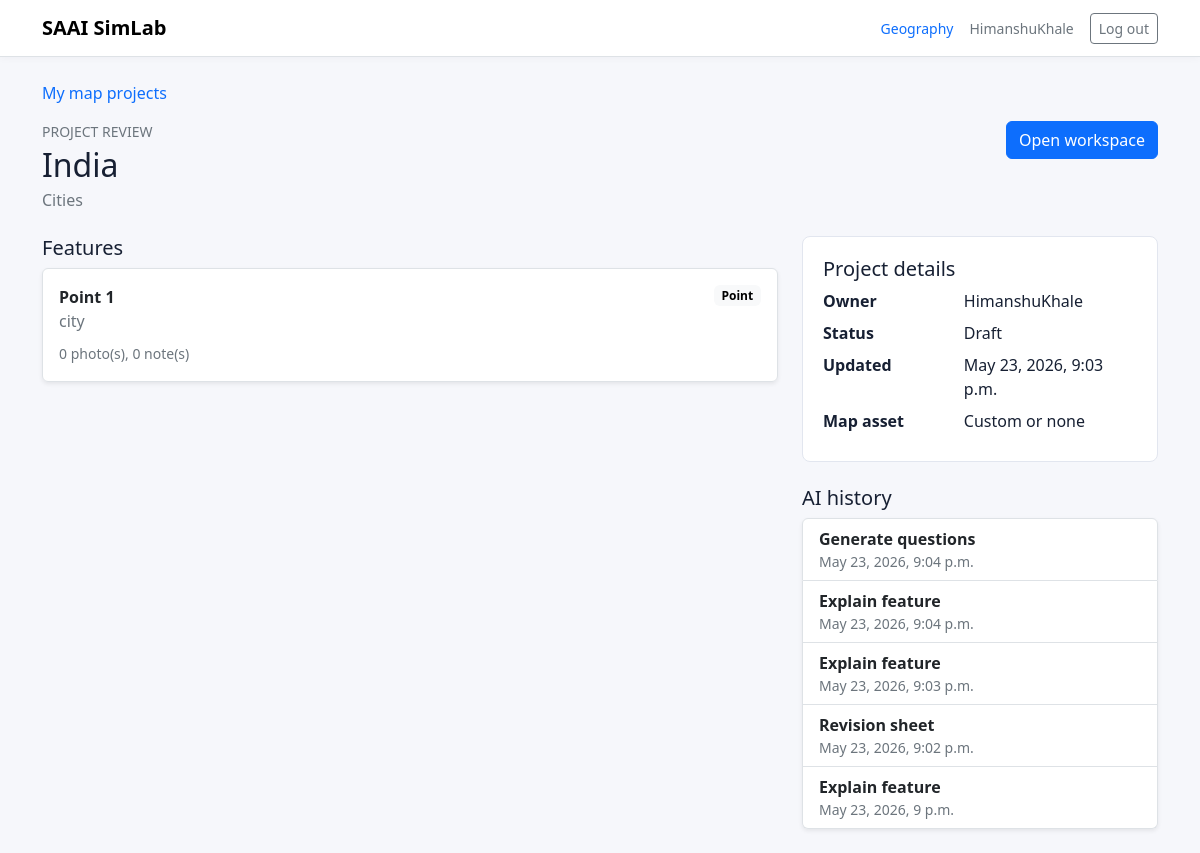
Before: /geography/projects/1/ (signed in) with the older database file.
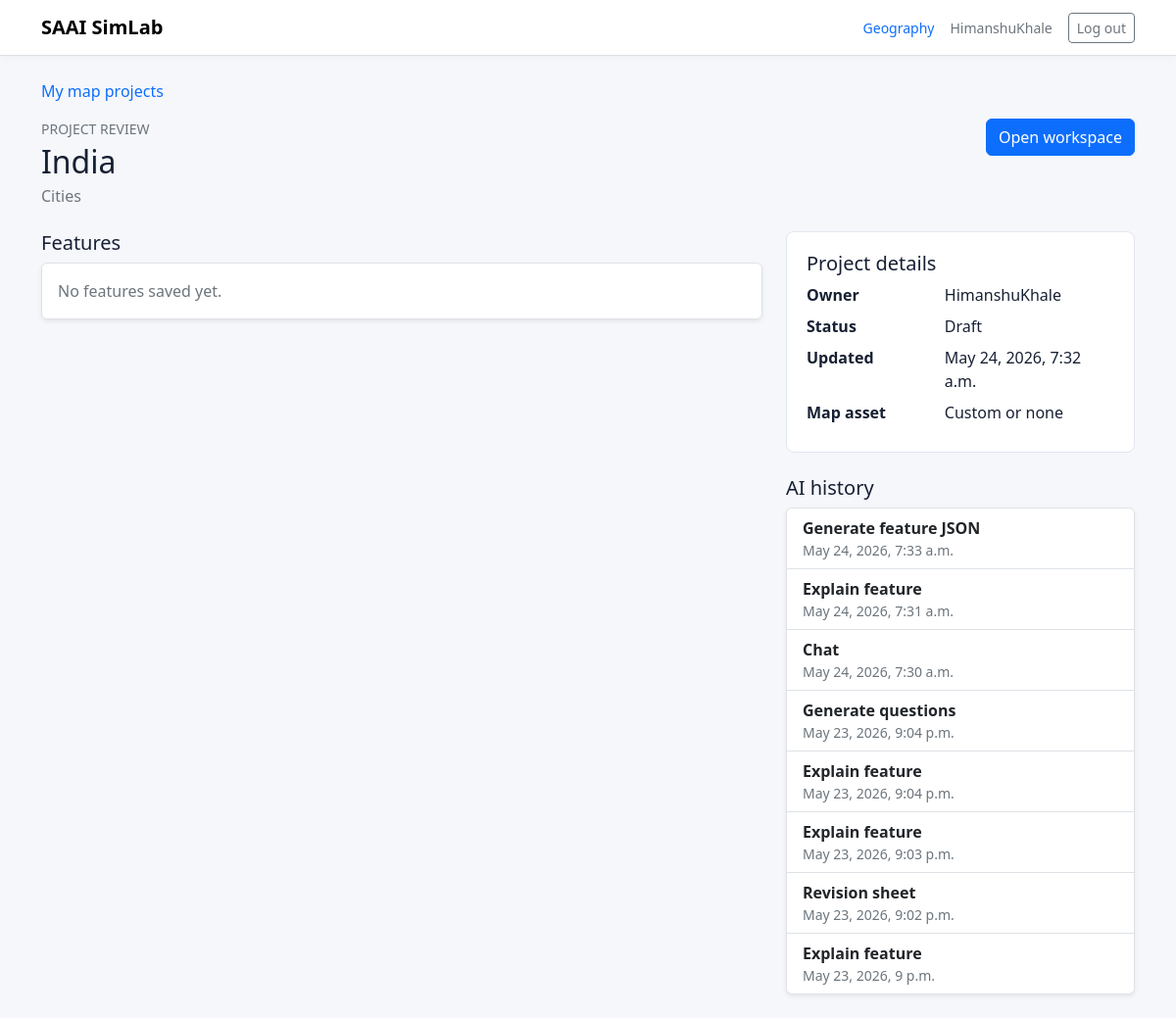
After: the same page with the newer database file.
### geography/models.py (models this page shows, shortened)
class MapProject(models.Model):
    class Status(models.TextChoices):
        DRAFT = 'draft', 'Draft'
        IN_REVIEW = 'in_review', 'In review'
        COMPLETED = 'completed', 'Completed'
        ARCHIVED = 'archived', 'Archived'
    owner = models.ForeignKey(
        settings.AUTH_USER_MODEL,
        on_delete=models.CASCADE,
        related_name='geography_map_projects',
    )
    title = models.CharField(max_length=180)
    description = models.TextField(blank=True)
    map_asset = models.ForeignKey(
        MapAsset,
        on_delete=models.SET_NULL,
        related_name='projects',
        blank=True,
        null=True,
    )
    custom_map_image = models.ImageField(upload_to='geography/project_maps/', blank=True)
    scenario = models.ForeignKey(
        Scenario,
        on_delete=models.SET_NULL,
        related_name='map_projects',
        blank=True,
        null=True,
    )
    task = models.ForeignKey(
        'GeographyTask',
        on_delete=models.SET_NULL,
        related_name='map_projects',
        blank=True,
        null=True,
    )
    session = models.ForeignKey(
        SimulationSession,
        on_delete=models.SET_NULL,
        related_name='map_projects',
        blank=True,
        null=True,
    )
    project_json = models.JSONField(default=dict, blank=True)
    calibration_json = models.JSONField(default=dict, blank=True)
    tags = models.JSONField(default=list, blank=True)
    status = models.CharField(max_length=20, choices=Status.choices, default=Status.DRAFT)
    created_at = models.DateTimeField(auto_now_add=True)
    updated_at = models.DateTimeField(auto_now=True)
    class Meta:
        ordering = ['-updated_at']

class MapFeature(models.Model):
    class FeatureType(models.TextChoices):
        POINT = 'point', 'Point'
        LINE = 'line', 'Line'
        POLYGON = 'polygon', 'Polygon'
        LABEL = 'label', 'Label'
        MEASURE = 'measure', 'Measure'
    project = models.ForeignKey(MapProject, on_delete=models.CASCADE, related_name='features')
    name = models.CharField(max_length=180)
    feature_type = models.CharField(
        max_length=30,
        choices=FeatureType.choices,
        default=FeatureType.POINT,
    )
    category = models.CharField(max_length=80, blank=True)
    icse_force = models.CharField(max_length=80, blank=True)
    geometry = models.JSONField(default=dict, blank=True)
    style = models.JSONField(default=dict, blank=True)
    properties = models.JSONField(default=dict, blank=True)
    importance_notes = models.TextField(blank=True)
    exam_notes = models.TextField(blank=True)
    social_studies_notes = models.TextField(blank=True)
    tags = models.JSONField(default=list, blank=True)
    order = models.PositiveIntegerField(default=0)
    created_at = models.DateTimeField(auto_now_add=True)
    updated_at = models.DateTimeField(auto_now=True)
    class Meta:
        ordering = ['order', 'name']

class GeographyAIInteraction(models.Model):
    class Action(models.TextChoices):
        EXPLAIN_FEATURE = 'explain_feature', 'Explain feature'
        GENERATE_QUESTIONS = 'generate_questions', 'Generate questions'
        GENERATE_FEATURE_JSON = 'generate_feature_json', 'Generate feature JSON'
        CHAT = 'chat', 'Chat'
        STUDY_NOTES = 'study_notes', 'Study notes'
        PUBLIC_CONTEXT = 'public_context', 'Public context'
        CHECK_PROJECT = 'check_project', 'Check project'
        REVISION_SHEET = 'revision_sheet', 'Revision sheet'
    project = models.ForeignKey(MapProject, on_delete=models.CASCADE, related_name='ai_interactions')
    feature = models.ForeignKey(
        MapFeature,
        on_delete=models.SET_NULL,
        related_name='ai_interactions',
        blank=True,
        null=True,
    )
    user = models.ForeignKey(
        settings.AUTH_USER_MODEL,
        on_delete=models.CASCADE,
        related_name='geography_ai_interactions',
    )
    action = models.CharField(max_length=40, choices=Action.choices)
    input_json = models.JSONField(default=dict, blank=True)
    response_json = models.JSONField(default=dict, blank=True)
    questions_json = models.JSONField(default=list, blank=True)
    created_at = models.DateTimeField(auto_now_add=True)
    class Meta:
        ordering = ['-created_at']

### geography/views.py (the view)
# urls.py: path('projects/<int:project_id>/', views.project_detail, name='project_detail'),
@login_required
def project_detail(request, project_id):
    project = _review_project(request, project_id)
    features = project.features.prefetch_related('photos', 'notes')
    interactions = project.ai_interactions.select_related('feature', 'user')[:20]
    return render(
        request,
        'geography/map_project_detail.html',
        {
            'project': project,
            'features': features,
            'interactions': interactions,
        },
    )

### geography/views.py (called while the page is built)
def _review_project(request, project_id):
    project = get_object_or_404(MapProject, pk=project_id)
    if project.owner != request.user and not request.user.is_staff:
        raise PermissionDenied
    return project

### templates/geography/map_project_detail.html (shortened to what this page needs)
{% extends "base.html" %}
{% block content %}
  <nav class="mb-3">
    <a href="{% url 'geography:project_list' %}" class="text-decoration-none">My map projects</a>
  </nav>
  <div class="d-flex flex-wrap justify-content-between gap-3 mb-4">
    <div>
      <p class="text-uppercase text-secondary small mb-1">Project review</p>
      <h1 class="h2 mb-1">{{ project.title }}</h1>
      <p class="text-secondary mb-0">{{ project.description|default:"No description yet." }}</p>
    </div>
    {% if project.owner == user %}
      <a class="btn btn-primary align-self-start" href="{% url 'geography:workspace' project.id %}">Open workspace</a>
    {% endif %}
  </div>
  <div class="row g-4">
    <section class="col-lg-8">
      <h2 class="h5">Features</h2>
      <div class="list-group shadow-sm">
        {% for feature in features %}
          <div class="list-group-item p-3">
            <div class="d-flex justify-content-between gap-3">
              <div>
                <strong>{{ feature.name }}</strong>
                <p class="text-secondary mb-2">{{ feature.category|default:feature.get_feature_type_display }}</p>
              </div>
              <span class="badge text-bg-light align-self-start">{{ feature.get_feature_type_display }}</span>
            </div>
            <small class="text-secondary">{{ feature.photos.count }} photo(s), {{ feature.notes.count }} note(s)</small>
          </div>
        {% empty %}
          <div class="list-group-item p-3 text-secondary">No features saved yet.</div>
        {% endfor %}
      </div>
    </section>
    <aside class="col-lg-4">
      <div class="side-panel mb-4">
        <h2 class="h5">Project details</h2>
        <dl class="row mb-0">
          <dt class="col-5">Owner</dt>
          <dd class="col-7">{{ project.owner }}</dd>
          <dt class="col-5">Status</dt>
          <dd class="col-7">{{ project.get_status_display }}</dd>
          <dt class="col-5">Updated</dt>
          <dd class="col-7">{{ project.updated_at }}</dd>
          <dt class="col-5">Map asset</dt>
          <dd class="col-7">{{ project.map_asset|default:"Custom or none" }}</dd>
        </dl>
      </div>
      <h2 class="h5">AI history</h2>
      <div class="list-group shadow-sm">
        {% for interaction in interactions %}
          <div class="list-group-item">
            <strong>{{ interaction.get_action_display }}</strong>
            <div class="text-secondary small">{{ interaction.created_at }}</div>
          </div>
        {% empty %}
          <div class="list-group-item text-secondary">No AI interactions yet.</div>
        {% endfor %}
      </div>
    </aside>
  </div>
{% endblock %}

### templates/base.html (shortened to what this page needs)
{% load static %}
<!doctype html>
<html lang="en">
<head>
  <link href="https://cdn.jsdelivr.net/npm/bootstrap@5.3.3/dist/css/bootstrap.min.css" rel="stylesheet">
  <link rel="stylesheet" href="{% static 'css/site.css' %}">
</head>
<body>
  <nav class="navbar navbar-expand-lg border-bottom bg-white">
    <div class="container">
      <a class="navbar-brand fw-semibold" href="{% url 'dashboard' %}">SAAI SimLab</a>
      <div class="d-flex gap-3 align-items-center">
        <a class="small text-decoration-none" href="{% url 'geography:dashboard' %}">Geography</a>
        {% if user.is_authenticated %}
          <span class="text-secondary small">{{ user.username }}</span>
          <form action="{% url 'logout' %}" method="post">
            <button class="btn btn-sm btn-outline-secondary" type="submit">Log out</button>
          </form>
        {% else %}
          <a class="btn btn-sm btn-primary" href="{% url 'login' %}">Log in</a>
        {% endif %}
      </div>
    </div>
  </nav>
  <main class="container py-4">
    {% block content %}{% endblock %}
  </main>
</body>
</html>

### static/css/site.css (style rules this page uses)
body { background: #f6f7fb; color: #172033; }
.navbar { box-shadow: 0 1px 8px rgba(23, 32, 51, 0.04); }
.lab-card, .side-panel, .auth-panel, .empty-panel { background: #ffffff; border: 1px solid #e2e6ef; border-radius: 8px; padding: 1.25rem; }

Changed rows visible on the page:
removed MapFeature: name "Point 1", category "city", feature_type "Point", photos.count "0", notes.count "0"
changed MapProject "India": updated_at "May 23, 2026, 9:03 p.m." → "May 24, 2026, 7:32 a.m."
added GeographyAIInteraction: action "Generate feature JSON", created_at "May 24, 2026, 7:33 a.m."
added GeographyAIInteraction: action "Explain feature", created_at "May 24, 2026, 7:31 a.m."
added GeographyAIInteraction: action "Chat", created_at "May 24, 2026, 7:30 a.m."
Other visible differences:
text now shown: "No features saved yet."
